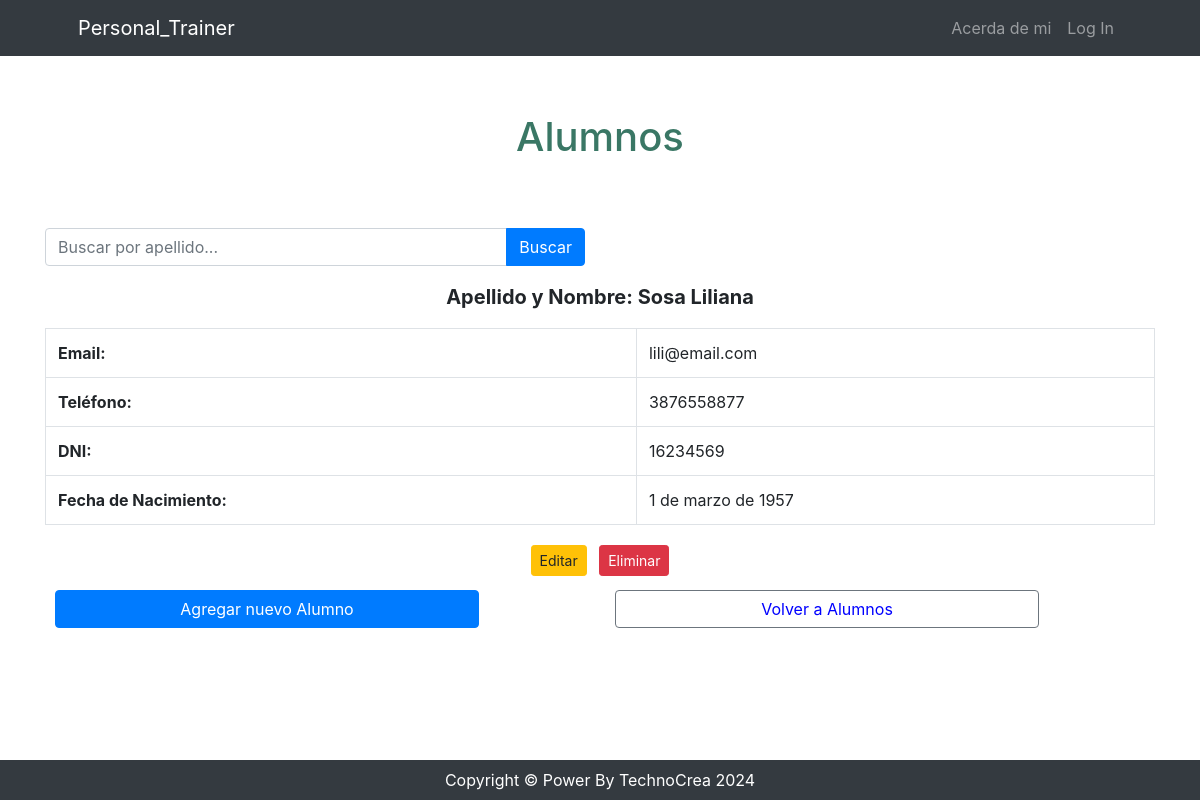
Page /usuario/alumno/list on the earlier database version.
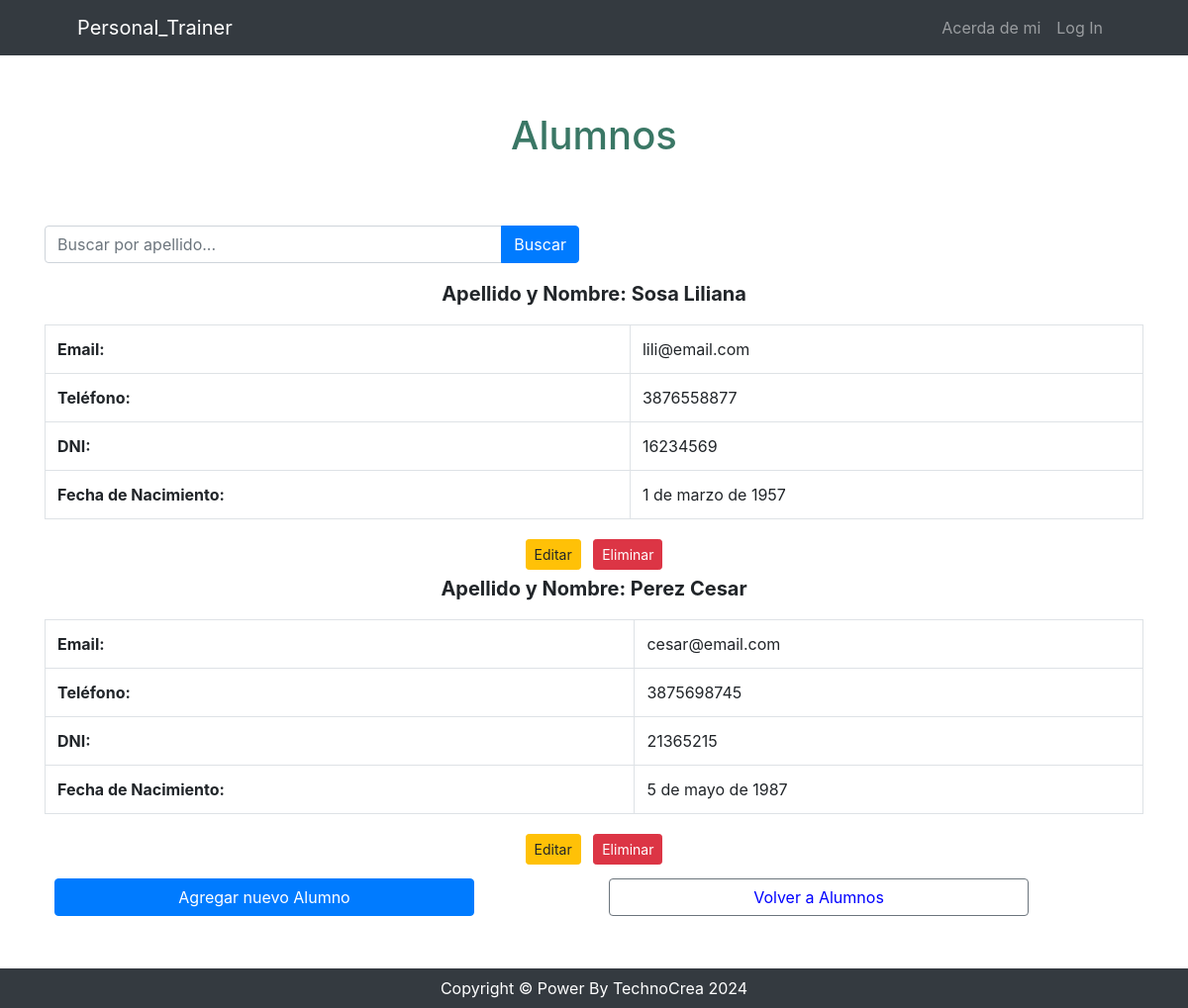
Same page on the later database version.
### usuario/models.py (models this page shows, shortened)
class Alumno(models.Model):
    dni = models.IntegerField()
    apellido = models.CharField(max_length=100)
    nombre = models.CharField(max_length=100)
    email = models.EmailField(unique=True)
    telefono = models.CharField(max_length=20, blank=True)
    fecha_nacimiento = models.DateField(null=True, blank=True)
    class Meta:
        verbose_name = 'Alumno'
        verbose_name_plural = 'Alumnos'

### usuario/views.py (the view)
# urls.py: path('alumno/list', views.alumnos_list, name='alumnos_list'),
def alumnos_list(request):
    busqueda = request.GET.get("busqueda", None)
    if busqueda:
        print(busqueda)
        consulta = Alumno.objects.filter(apellido__icontains=busqueda)
    else:
        consulta = Alumno.objects.all()
    contexto = {"alumnos": consulta}
    return render(request, "usuario/alumnos_list.html", contexto)

### usuario/templates/usuario/alumnos_list.html (shortened to what this page needs)
{% extends 'core/base.html' %}
{% block content %}
    <header>
        <h1 class="text-center" style="padding-top: 1.5cm; padding-bottom: 0.5cm; color: #3a7765;">Alumnos</h1>
    </header>
    <div class="container mt-5">
        <div class="row mb-3">
            <div class="col-lg-6">
                <form action="{% url 'usuario:alumnos_list' %}"
                    method="get"
                    class="input-group">
                    <input type="text"
                        name="busqueda"
                        class="form-control"
                        placeholder="Buscar por apellido...">
                    <div class="input-group-append">
                        <button class="btn btn-primary" type="submit">Buscar</button>
                    </div>
                </form>
            </div>
        </div>
    <ul class="list-unstyled">
        <ul class="list-unstyled">
            {% for alumno in alumnos %}
            <li>
                <p class="font-weight-bold text-center" style="font-size: 1.25rem;">Apellido y Nombre: {{ alumno.apellido }} {{ alumno.nombre }}</p>
                <div class="table-responsive">
                    <table class="table table-bordered">
                        <tbody>
                            <tr>
                                <td class="font-weight-bold">Email:</td>
                                <td>{{ alumno.email }}</td>
                            </tr>
                            <tr>
                                <td class="font-weight-bold">Teléfono:</td>
                                <td>{{ alumno.telefono }}</td>
                            </tr>
                            <tr>
                                <td class="font-weight-bold">DNI:</td>
                                <td>{{ alumno.dni }}</td>
                            </tr>
                            <tr>
                                <td class="font-weight-bold">Fecha de Nacimiento:</td>
                                <td>{{ alumno.fecha_nacimiento }}</td>
                            </tr>
                        </tbody>
                    </table>
                </div>
                <div class="text-center">
                    <a href="{% url 'usuario:alumnos_update' alumno.id %}" class="btn btn-warning btn-sm m-1">Editar</a>
                    <a href="{% url 'usuario:alumnos_delete' alumno.id %}" class="btn btn-danger btn-sm m-1">Eliminar</a>
                </div>
            </li>
            {% endfor %}
        </ul>
        <div class="container text-center" style="padding: 10px; margin-bottom: 75px;">
            <div class="row">
                <div class="col-12 col-md-6 mb-2">
                    <a href="{% url 'usuario:alumnos_create' %}" class="btn btn-primary btn-block" style="width: 80%; color: white;">Agregar nuevo Alumno</a>
                </div>
                <div class="col-12 col-md-6 mb-2">
                    <a href="{% url 'usuario:index' %}" class="btn btn-outline-secondary btn-block" style="width: 80%; color: blue;">Volver a Alumnos</a>
                </div>
            </div>
        </div>
        </div>
{% endblock content %}

Differences in the rows shown:
added Alumno: apellido "Perez", nombre "Cesar", email "cesar@email.com", telefono "3875698745", dni "21365215", fecha_nacimiento "5 de mayo de 1987"
